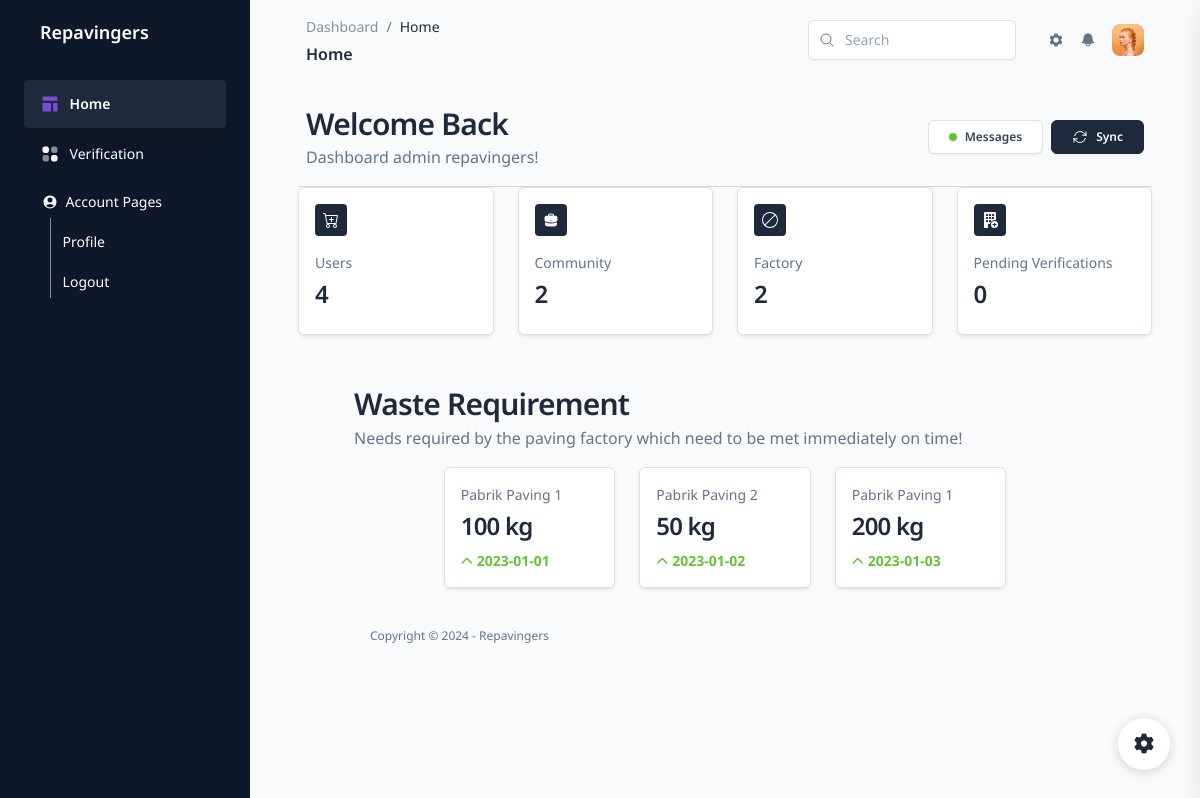
Before: /Admin/index.php (signed in) with the older database file.
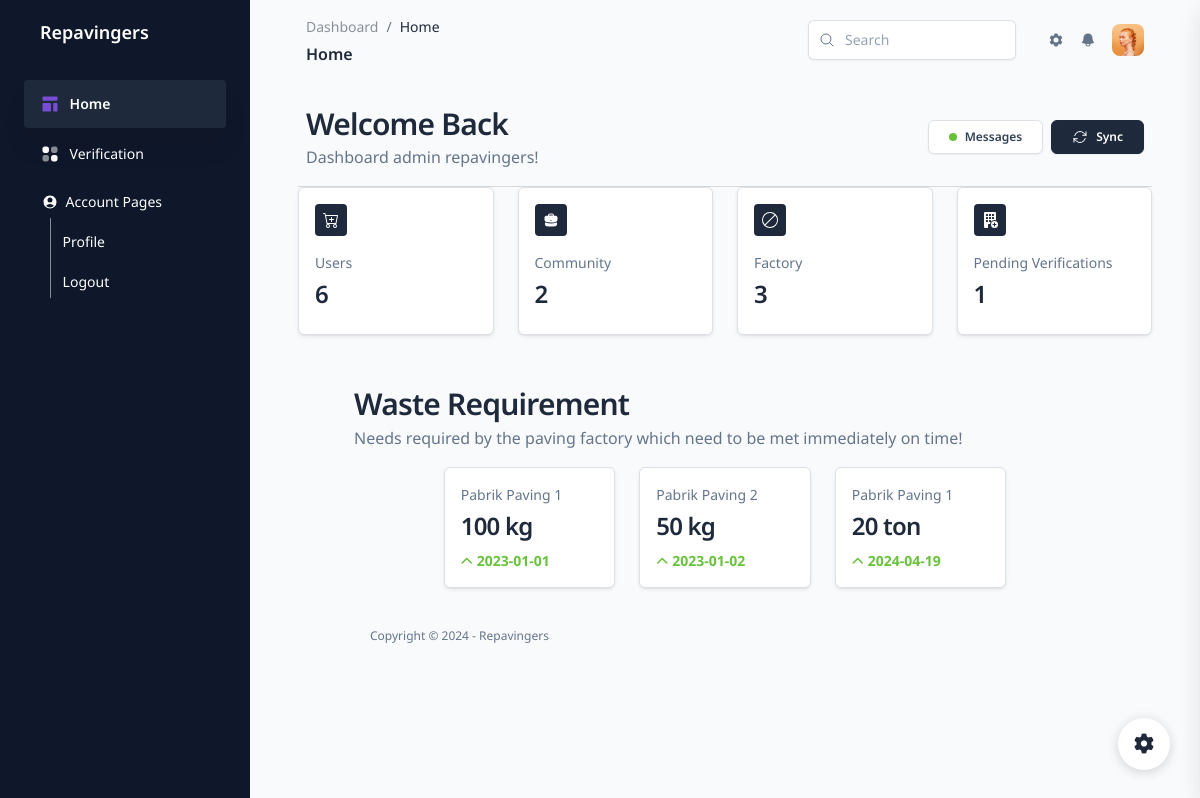
After: the same page with the newer database file.
### tables this page shows
CREATE TABLE `kebutuhan_sampah` (
  `id_kebutuhan` int(11) NOT NULL,
  `id_pabrik` int(11) NOT NULL,
  `jenis_sampah` varchar(255) NOT NULL,
  `jumlah_sampah` int(11) NOT NULL,
  `satuan_sampah` varchar(255) NOT NULL,
  `tanggal_kebutuhan` date NOT NULL,
  `status_kebutuhan` enum('menunggu verifikasi','disetujui','ditolak') DEFAULT 'menunggu verifikasi'
);

CREATE TABLE `pabrik_paving` (
  `id_pabrik` int(11) NOT NULL,
  `nama_pabrik` varchar(255) NOT NULL,
  `alamat_pabrik` varchar(255) NOT NULL,
  `email_pabrik` varchar(255) NOT NULL,
  `telepon_pabrik` varchar(255) NOT NULL,
  `password_pabrik` varchar(255) NOT NULL
);

### Admin/index.php (the view, shortened to what the changed rows need)
<?php
require_once "../koneksi.php";
?>
<!DOCTYPE html>
<html lang="en">
<head>
    <link href="../assets/css/nucleo-icons.css" rel="stylesheet" />
    <link href="../assets/css/nucleo-svg.css" rel="stylesheet" />
    <link href="../assets/css/nucleo-svg.css" rel="stylesheet" />
    <link id="pagestyle" href="../assets/css/corporate-ui-dashboard.css?v=1.0.0" rel="stylesheet" />
</head>
<body class="g-sidenav-show  bg-gray-100">
    <main class="main-content position-relative max-height-vh-100 h-100 border-radius-lg ">
        <div class="container-fluid py-4 px-5">
            <div class="row">
                <div class="col-xl-3 col-sm-6 mb-xl-0">
                    <div class="card border shadow-xs mb-4">
                        <div class="card-body text-start p-3 w-100">
                            <div class="row">
                                <div class="col-12">
                                    <div class="w-100">
                                        <p class="text-sm text-secondary mb-1">Users</p>
                                        <h4 class="mb-2 font-weight-bold">
                                            <?php
                $queryUserCount = "SELECT COUNT(*) as total_users FROM penjual_sampah";
                $resultUserCount = mysqli_query($koneksi, $queryUserCount);
                if ($resultUserCount) {
                    $rowUserCount = mysqli_fetch_assoc($resultUserCount);
                    echo $rowUserCount['total_users'];
                } else {
                    echo "Error: " . mysqli_error($koneksi);
                }
                ?>
                                        </h4>
                                    </div>
                                </div>
                            </div>
                        </div>
                    </div>
                </div>
                <div class="col-xl-3 col-sm-6 mb-xl-0">
                    <div class="card border shadow-xs mb-4">
                        <div class="card-body text-start p-3 w-100">
                            <div class="row">
                                <div class="col-12">
                                    <div class="w-100">
                                        <p class="text-sm text-secondary mb-1">Factory</p>
                                        <h4 class="mb-2 font-weight-bold">
                                            <?php
                $queryUserCount = "SELECT COUNT(*) as total_pabrik FROM pabrik_paving";
                $resultUserCount = mysqli_query($koneksi, $queryUserCount);
                if ($resultUserCount) {
                    $rowUserCount = mysqli_fetch_assoc($resultUserCount);
                    echo $rowUserCount['total_pabrik'];
                } else {
                    echo "Error: " . mysqli_error($koneksi);
                }
                ?>
                                        </h4>
                                    </div>
                                </div>
                            </div>
                        </div>
                    </div>
                </div>
                <div class="col-xl-3 col-sm-6">
                    <div class="card border shadow-xs mb-4">
                        <div class="card-body text-start p-3 w-100">
                            <div class="row">
                                <div class="col-12">
                                    <div class="w-100">
                                        <p class="text-sm text-secondary mb-1">Pending Verifications</p>
                                        <h4 class="mb-2 font-weight-bold">
                                            <?php
                $queryPendingVerifications = "SELECT COUNT(*) as pending_verifications FROM kebutuhan_sampah WHERE status_kebutuhan = 'menunggu verifikasi'";
                $resultPendingVerifications = mysqli_query($koneksi, $queryPendingVerifications);
                if ($resultPendingVerifications) {
                    $rowPendingVerifications = mysqli_fetch_assoc($resultPendingVerifications);
                    echo $rowPendingVerifications['pending_verifications'];
                } else {
                    echo "Error: " . mysqli_error($koneksi);
                }
                ?>
                                        </h4>
                                    </div>
                                </div>
                            </div>
                        </div>
                    </div>
                </div>
            </div>
            <div class="container-fluid py-4 px-5">
                <div class="row" style="justify-content: center">
                    <?php
$query = "SELECT kebutuhan_sampah.*, pabrik_paving.nama_pabrik
          FROM kebutuhan_sampah
          JOIN pabrik_paving ON kebutuhan_sampah.id_pabrik = pabrik_paving.id_pabrik
          WHERE kebutuhan_sampah.status_kebutuhan = 'disetujui'";
$result = mysqli_query($koneksi, $query);
while ($row = mysqli_fetch_assoc($result)) {
    echo '
    <div class="col-xl-3 col-sm-6 mb-xl-0">
        <div class="card border shadow-xs mb-4">
            <div class="card-body text-start p-3 w-100 mx-auto">
                <div class="row">
                    <div class="col-12">
                        <div class="w-100">
                            <p class="text-sm text-secondary mb-1">' . $row['nama_pabrik'] . '</p>
                            <h4 class="mb-2 font-weight-bold">' . $row['jumlah_sampah'] . ' ' . $row['satuan_sampah'] . '</h4>
                            <div class="d-flex align-items-center">
                                <span class="text-sm text-success font-weight-bolder">
                                    <i class="fa fa-chevron-up text-xs me-1"></i>' . $row['tanggal_kebutuhan'] . '
                                </span>
                            </div>
                        </div>
                    </div>
                </div>
            </div>
        </div>
    </div>';
}
?>
                </div>
    </main>
</body>
</html>

Changed rows visible on the page:
removed kebutuhan_sampah: id_pabrik.nama_pabrik "Pabrik Paving 1", jumlah_sampah "200", satuan_sampah "kg", tanggal_kebutuhan "2023-01-03"
added kebutuhan_sampah: id_pabrik.nama_pabrik "Pabrik Paving 1", jumlah_sampah "20", satuan_sampah "ton", tanggal_kebutuhan "2024-04-19"
Other visible differences:
$rowUserCount['total_users']: "4" → "6"
$rowUserCount['total_pabrik']: "2" → "3"
$rowPendingVerifications['pending_verifications']: "0" → "1"
